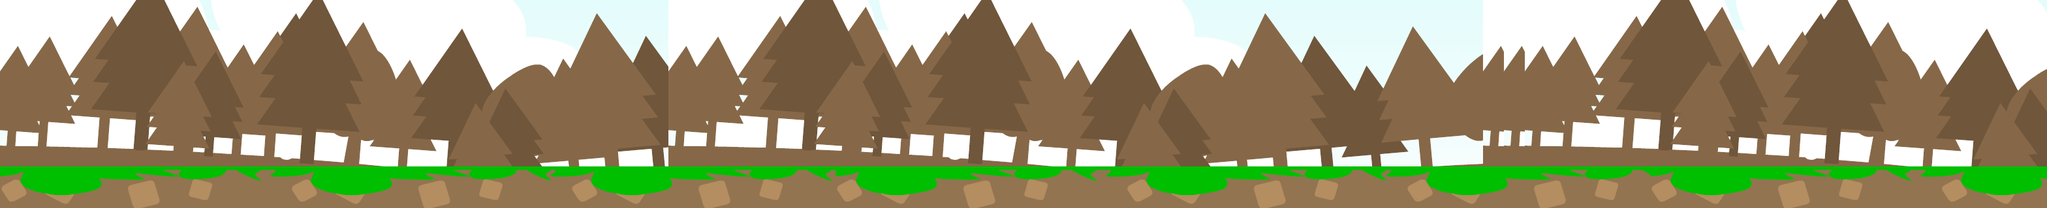

Below is a game level as drawn by its tile map, then a one-line description and the .tmx file that defines it, in full:
An orthogonal 98x10 tile map with 32x32 px tiles, 1 tile layer (Camada de Tiles 1).

<map version="1.0" orientation="orthogonal" renderorder="right-down" width="98" height="10" tilewidth="32" tileheight="32" nextobjectid="1">
 <tileset firstgid="1" name="floresta" tilewidth="32" tileheight="32" tilecount="880" columns="40">
  <image source="sprites/floresta.png" width="1280" height="720" />
 </tileset>
 <layer name="Camada de Tiles 1" width="98" height="10">
  <data encoding="csv">
361,362,363,364,365,366,367,368,369,370,371,372,373,374,375,376,377,378,379,380,381,382,383,384,385,386,387,388,389,390,391,392,361,362,363,364,365,366,367,368,369,370,371,372,373,374,375,376,377,378,379,380,381,382,383,384,385,386,387,388,389,390,391,392,393,394,395,396,397,398,399,361,361,361,362,363,364,365,366,367,368,369,370,371,372,373,374,375,376,377,378,379,380,381,382,383,384,385,
401,402,403,404,405,406,407,408,409,410,411,412,413,414,415,416,417,418,419,420,421,422,423,424,425,426,427,428,429,430,431,432,401,402,403,404,405,406,407,408,409,410,411,412,413,414,415,416,417,418,419,420,421,422,423,424,425,426,427,428,429,430,431,432,433,434,435,436,437,438,439,401,401,401,402,403,404,405,406,407,408,409,410,411,412,413,414,415,416,417,418,419,420,421,422,423,424,425,
441,442,443,444,445,446,447,448,449,450,451,452,453,454,455,456,457,458,459,460,461,462,463,464,465,466,467,468,469,470,471,472,441,442,443,444,445,446,447,448,449,450,451,452,453,454,455,456,457,458,459,460,461,462,463,464,465,466,467,468,469,470,471,472,473,474,475,476,477,478,479,441,441,441,442,443,444,445,446,447,448,449,450,451,452,453,454,455,456,457,458,459,460,461,462,463,464,465,
481,482,483,484,485,486,487,488,489,490,491,492,493,494,495,496,497,498,499,500,501,502,503,504,505,506,507,508,509,510,511,512,481,482,483,484,485,486,487,488,489,490,491,492,493,494,495,496,497,498,499,500,501,502,503,504,505,506,507,508,509,510,511,512,513,514,515,516,517,518,519,481,481,481,482,483,484,485,486,487,488,489,490,491,492,493,494,495,496,497,498,499,500,501,502,503,504,505,
521,522,523,524,525,526,527,528,529,530,531,532,533,534,535,536,537,538,539,540,541,542,543,544,545,546,547,548,549,550,551,552,521,522,523,524,525,526,527,528,529,530,531,532,533,534,535,536,537,538,539,540,541,542,543,544,545,546,547,548,549,550,551,552,553,554,555,556,557,558,559,521,521,521,522,523,524,525,526,527,528,529,530,531,532,533,534,535,536,537,538,539,540,541,542,543,544,545,
561,562,563,564,565,566,567,568,569,570,571,572,573,574,575,576,577,578,579,580,581,582,583,584,585,586,587,588,589,590,591,592,561,562,563,564,565,566,567,568,569,570,571,572,573,574,575,576,577,578,579,580,581,582,583,584,585,586,587,588,589,590,591,592,593,594,595,596,597,598,599,561,561,561,562,563,564,565,566,567,568,569,570,571,572,573,574,575,576,577,578,579,580,581,582,583,584,585,
601,602,603,604,605,606,607,608,609,610,611,612,613,614,615,616,617,618,619,620,621,622,623,624,625,626,627,628,629,630,631,632,601,602,603,604,605,606,607,608,609,610,611,612,613,614,615,616,617,618,619,620,621,622,623,624,625,626,627,628,629,630,631,632,633,634,635,636,637,638,639,601,601,601,602,603,604,605,606,607,608,609,610,611,612,613,614,615,616,617,618,619,620,621,622,623,624,625,
641,642,643,644,645,646,647,648,649,650,651,652,653,654,655,656,657,658,659,660,661,662,663,664,665,666,667,668,669,670,671,672,641,642,643,644,645,646,647,648,649,650,651,652,653,654,655,656,657,658,659,660,661,662,663,664,665,666,667,668,669,670,671,672,673,674,675,676,677,678,679,641,641,641,642,643,644,645,646,647,648,649,650,651,652,653,654,655,656,657,658,659,660,661,662,663,664,665,
801,802,803,804,805,806,807,808,809,810,811,812,813,814,815,816,817,818,819,820,821,822,823,824,825,826,827,828,829,830,831,832,833,834,835,836,837,838,839,840,801,802,803,804,805,806,807,808,809,810,811,812,813,814,815,816,817,818,819,820,821,822,823,824,825,826,827,828,829,830,831,832,833,834,835,836,837,838,839,801,802,803,804,805,806,807,808,809,810,811,812,813,814,815,816,817,818,819,
841,842,843,844,845,846,847,848,849,850,851,852,853,854,855,856,857,858,859,860,861,862,863,864,865,866,867,868,869,870,871,872,873,874,875,876,877,878,879,880,841,842,843,844,845,846,847,848,849,850,851,852,853,854,855,856,857,858,859,860,861,862,863,864,865,866,867,868,869,870,871,872,873,874,875,876,877,878,879,841,842,843,844,845,846,847,848,849,850,851,852,853,854,855,856,857,858,859
</data>
 </layer>
</map>
